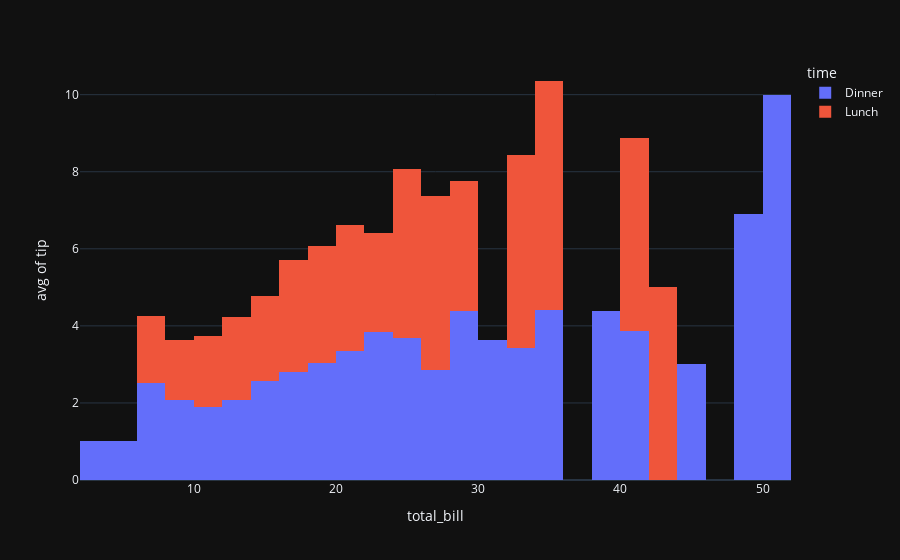

Source (notebook cell):
### Code cell
fig = px.histogram(df, x='total_bill',color='time', y='tip', histfunc='avg')
fig.update_layout(template='plotly_dark')
fig.show()

### Figure 1 — Plotly figure (JSON) as saved in the notebook; plotly's stock layout.template omitted (floating-point values rounded to 4 significant figures; data arrays with more than 128 entries replaced by an {"elided": "..."} marker saying what was removed)
{"data": [{"alignmentgroup": "True", "bingroup": "x", "histfunc": "avg", "hovertemplate": "time=Dinner<br>total_bill=%{x}<br>avg of tip=%{y}<extra></extra>", "legendgroup": "Dinner", "marker": {"color": "#636efa"}, "name": "Dinner", "offsetgroup": "Dinner", "orientation": "v", "showlegend": true, "type": "histogram", "x": {"elided": "176 float values"}, "xaxis": "x", "y": {"elided": "176 float values"}, "yaxis": "y"}, {"alignmentgroup": "True", "bingroup": "x", "histfunc": "avg", "hovertemplate": "time=Lunch<br>total_bill=%{x}<br>avg of tip=%{y}<extra></extra>", "legendgroup": "Lunch", "marker": {"color": "#EF553B"}, "name": "Lunch", "offsetgroup": "Lunch", "orientation": "v", "showlegend": true, "type": "histogram", "x": [27.2, 22.76, 17.29, 19.44, 16.66, 10.07, 32.68, 15.98, 34.83, 13.03, 18.28, 24.71, 21.16, 10.65, 12.43, 24.08, 11.69, 13.42, 14.26, 15.95, 12.48, 29.8, 8.52, 14.52, 11.38, 22.82, 19.08, 20.27, 11.17, 12.26, 18.26, 8.51, 10.33, 14.15, 16, 13.16, 17.47, 34.3, 41.19, 27.05, 16.43, 8.35, 18.64, 11.87, 9.78, 7.51, 19.81, 28.44, 15.48, 16.58, 7.56, 10.34, 43.11, 13, 13.51, 18.71, 12.74, 13, 16.4, 20.53, 16.47, 12.16, 13.42, 8.58, 15.98, 13.42, 16.27, 10.09], "xaxis": "x", "y": [4, 3, 2.71, 3, 3.4, 1.83, 5, 2.03, 5.17, 2, 4, 5.85, 3, 1.5, 1.8, 2.92, 2.31, 1.68, 2.5, 2, 2.52, 4.2, 1.48, 2, 2, 2.18, 1.5, 2.83, 1.5, 2, 3.25, 1.25, 2, 2, 2, 2.75, 3.5, 6.7, 5, 5, 2.3, 1.5, 1.36, 1.63, 1.73, 2, 4.19, 2.56, 2.02, 4, 1.44, 2, 5, 2, 2, 4, 2.01, 2, 2.5, 4, 3.23, 2.2, 3.48, 1.92, 3, 1.58, 2.5, 2], "yaxis": "y"}], "layout": {"barmode": "relative", "legend": {"title": {"text": "time"}, "tracegroupgap": 0}, "margin": {"t": 60}, "xaxis": {"anchor": "y", "domain": [0, 1], "title": {"text": "total_bill"}}, "yaxis": {"anchor": "x", "domain": [0, 1], "title": {"text": "avg of tip"}}}}
